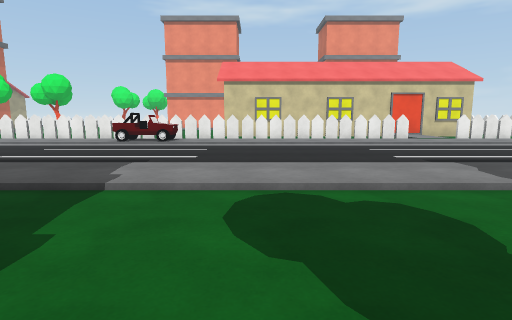
[1] (above)

24 first-person views from a walk through a 3-D level made in the Unity game engine. The camera is 1.4 m above the floor, tilts 8° down and sees 80° across. The floor is counted in squares, 1.41 m on a side. Each view is taken from the middle of a square. On the plan, view 1 faces up. The plan holds only what a view shows up to about 12 squares ahead; the rest is blank. The place goes on beyond the plan. The player is left out. Surface patterns are stand-ins for the level's own textures.

[2]
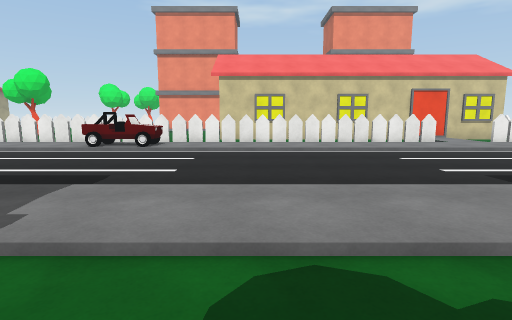

[3]
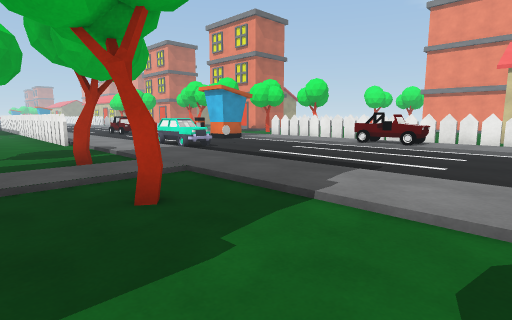

[4]
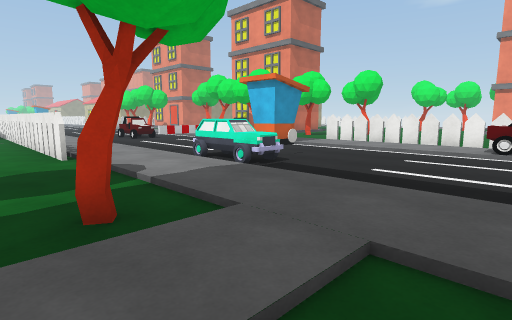

[5]
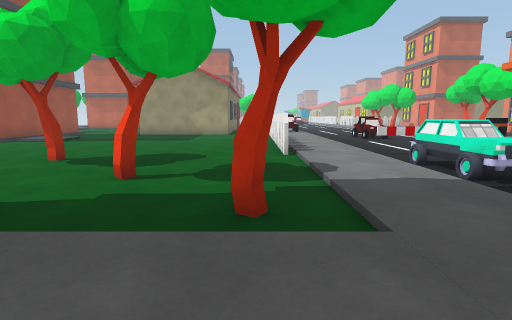

[6]
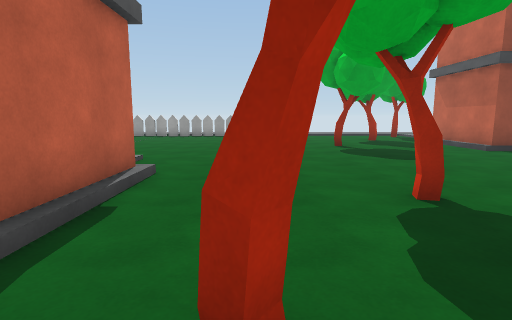

[7]
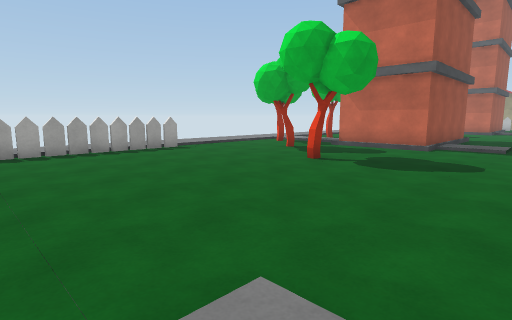

[8]
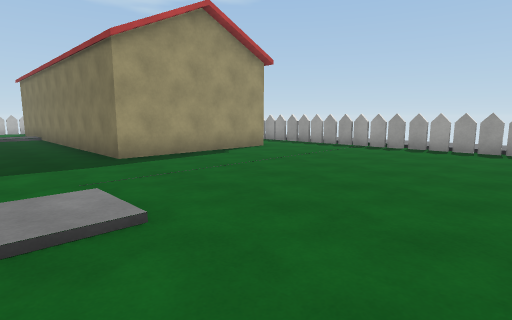

[9]
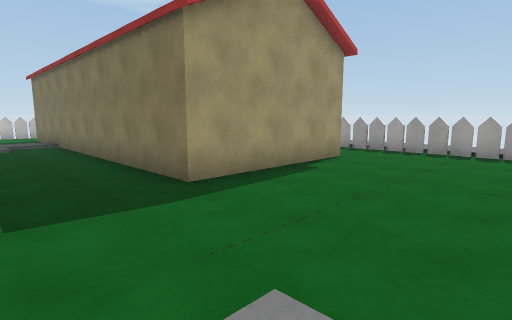

[10]
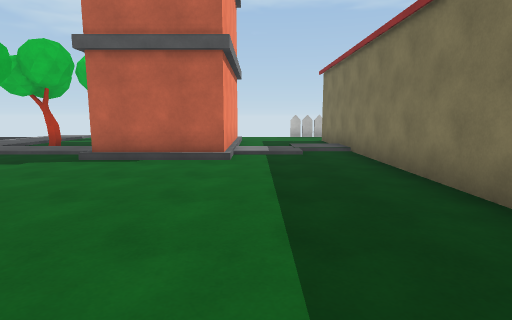

[11]
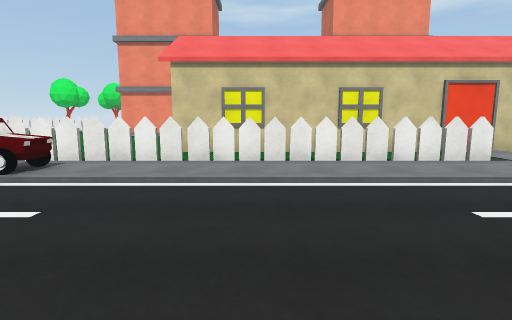

[12]
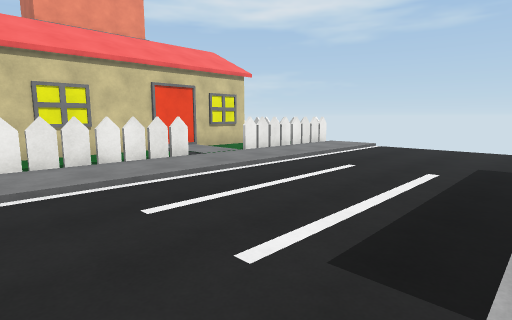

[13]
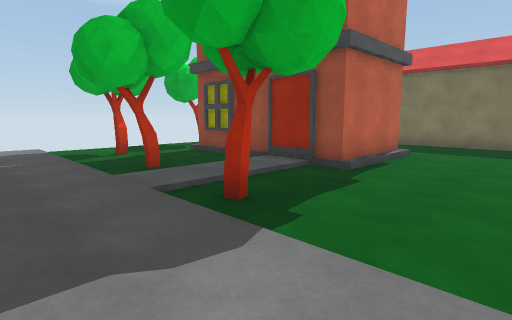

[14]
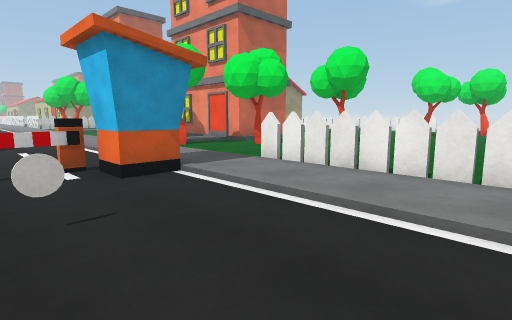

[15]
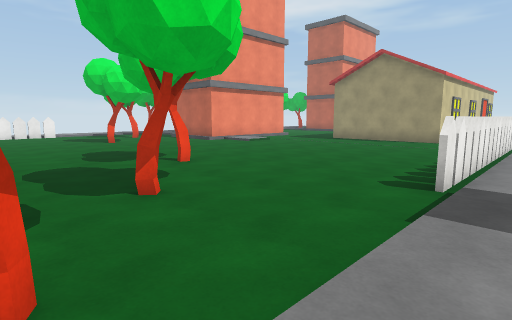

[16]
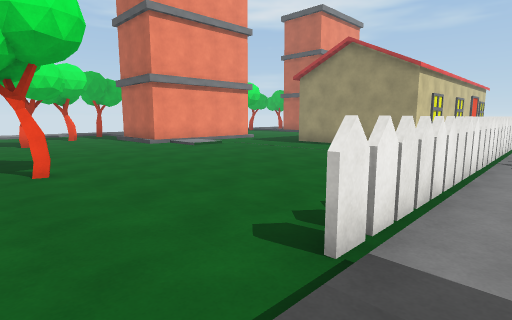

[17]
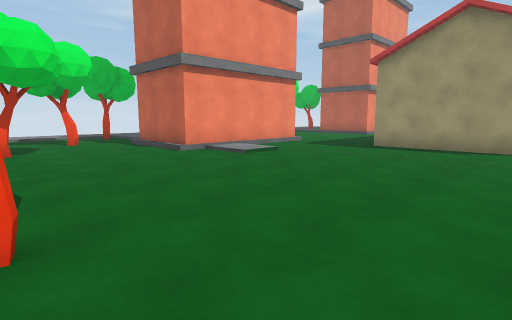

[18]
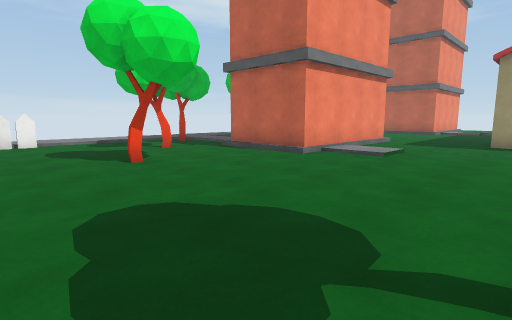

[19]
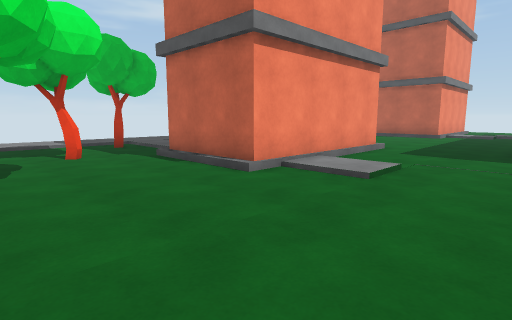

[20]
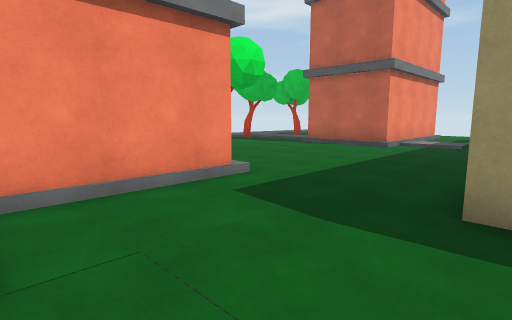

[21]
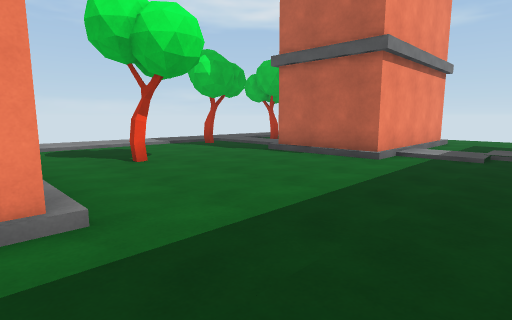

[22]
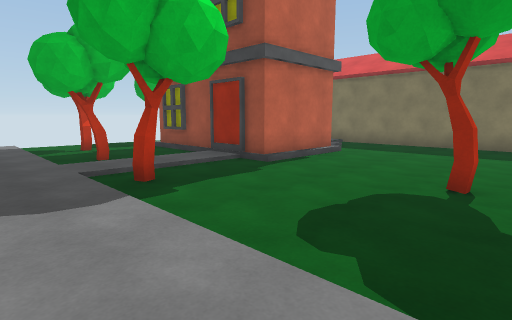

[23]
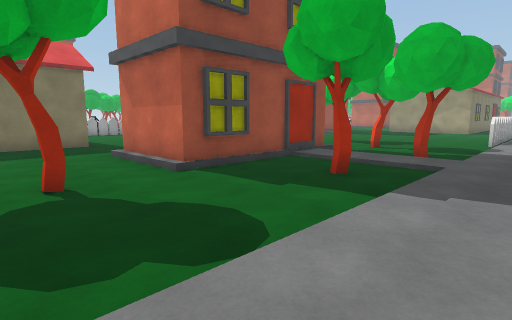

[24]
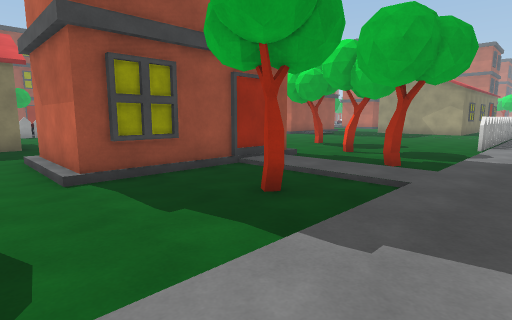

### Floor plan
Key: @ floor where view 1 was taken; # wall or solid block; x gap in a wall; . main floor; : floor 0.25 m higher than the main floor; / step, stairs or slope; = window, fence, low wall or low ledge; ^ raised ledge; W wheel; C coin; O other object.
Columns run from 16 left of view 1 to 13 right of it. Each row starts with its distance up from view 1.
 33     :::::::::::::::::::
 32   ::::::::::::::::::::::::::::
 31  #=x......:/.........#/:......
 30   .......#:/.#......../:#..#..
 29    .......:/........../:.....
 28    ....#..:/.....#..../:.....
 27  ........######/...../#####
 26  ....#...######/...../#####
 25  ........######/...../#####
 24  ......../://///.....//:////.
 23  .........:/........../:.....
 22  .........//..........//:....
 21  .....................
 20  ..............#######
 19  ...#..........#
 18  ..............#
 17  ..............#
 16 ..#............############
 15 ....................... :..
 14 #.........  .........../:.
 13  /////x=##=###=##=##=##/:#=##
 12 :::::::::::O^W::::::::::::::::
 11 ///  #/////O.W////////////////
 10 ....##.....W..................
  9 .......C......................
  8 ....#.........................
  7 ....=OOO......................
  6 /////:WW///////////////// /
  5 :::::////:::::::::::::::::::::
  4 ##=x//////:////////////://////
  3 .........#:/.#.......#/:.#....
  2 ..........:/........../:...#..
  1 .......#..:/........../:......
  0 .........       @ .../#####/..
 -1 .........#       ..../#
 -2  ....#...#      ...../#
 -3 .........#     ....../#####
 -4 ..........:/........../:...
 -5 ..........:/........../:/..
 -6 ......................./:..
 -7 /..............############
 -8 #..............#
 -9 #...#..........#
-10 #..............#
-11  .#............#
-12   ..............
-13    .............
-14     .##=##=######

Where each view was taken, in squares from view 1:
view 1: 0 up, 0 right, facing up
view 2: 2 up, 0 right, facing up
view 3: 1 up, 0 right, facing up-left
view 4: 2 up, 4 left, facing up-left
view 5: 3 up, 4 left, facing left
view 6: 2 up, 9 left, facing down
view 7: 4 down, 5 left, facing down-left
view 8: 4 down, 9 left, facing down-right
view 9: 4 down, 6 left, facing down-right
view 10: 4 down, 2 left, facing right
view 11: 6 up, 1 right, facing up
view 12: 6 up, 2 right, facing up-right
view 13: 6 up, 2 right, facing down-right
view 14: 8 up, 6 left, facing up-left
view 15: 12 up, 16 left, facing up-right
view 16: 12 up, 13 left, facing up-right
view 17: 16 up, 12 left, facing up-right
view 18: 19 up, 14 left, facing up-right
view 19: 20 up, 11 left, facing up-right
view 20: 20 up, 5 left, facing up-right
view 21: 21 up, 2 left, facing up-right
view 22: 33 up, 0 right, facing down-right
view 23: 33 up, 2 right, facing down-left
view 24: 33 up, 0 right, facing down-left
